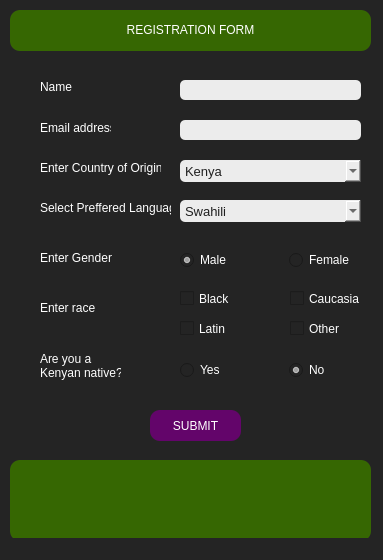
<?xml version="1.0" encoding="UTF-8"?>
<ui version="4.0">
 <class>MainWindow</class>
 <widget class="QMainWindow" name="MainWindow">
  <property name="geometry">
   <rect>
    <x>0</x>
    <y>0</y>
    <width>383</width>
    <height>560</height>
   </rect>
  </property>
  <property name="minimumSize">
   <size>
    <width>383</width>
    <height>560</height>
   </size>
  </property>
  <property name="maximumSize">
   <size>
    <width>383</width>
    <height>560</height>
   </size>
  </property>
  <property name="windowTitle">
   <string>Registration</string>
  </property>
  <property name="styleSheet">
   <string notr="true">background-color: rgb(36, 36, 36);
color: rgb(255, 255, 255);</string>
  </property>
  <widget class="QWidget" name="centralwidget">
   <widget class="QLabel" name="label">
    <property name="geometry">
     <rect>
      <x>10</x>
      <y>20</y>
      <width>361</width>
      <height>20</height>
     </rect>
    </property>
    <property name="styleSheet">
     <string notr="true">background-color: rgb(54, 103, 2);</string>
    </property>
    <property name="text">
     <string>REGISTRATION FORM</string>
    </property>
    <property name="alignment">
     <set>Qt::AlignCenter</set>
    </property>
   </widget>
   <widget class="QLabel" name="label_3">
    <property name="geometry">
     <rect>
      <x>40</x>
      <y>200</y>
      <width>131</width>
      <height>16</height>
     </rect>
    </property>
    <property name="text">
     <string>Select Preffered Language</string>
    </property>
   </widget>
   <widget class="QComboBox" name="ComboLanguage">
    <property name="geometry">
     <rect>
      <x>180</x>
      <y>200</y>
      <width>181</width>
      <height>22</height>
     </rect>
    </property>
    <property name="styleSheet">
     <string notr="true">border-radius: 5px;
background-color: rgb(236, 236, 236);
color: rgb(31, 31, 31);
font:10pt</string>
    </property>
    <item>
     <property name="text">
      <string>Swahili</string>
     </property>
    </item>
    <item>
     <property name="text">
      <string>Arabic</string>
     </property>
    </item>
    <item>
     <property name="text">
      <string>Chinese</string>
     </property>
    </item>
    <item>
     <property name="text">
      <string>English</string>
     </property>
    </item>
    <item>
     <property name="text">
      <string>French</string>
     </property>
    </item>
    <item>
     <property name="text">
      <string>Spanish</string>
     </property>
    </item>
   </widget>
   <widget class="QLabel" name="label_4">
    <property name="geometry">
     <rect>
      <x>40</x>
      <y>250</y>
      <width>91</width>
      <height>16</height>
     </rect>
    </property>
    <property name="text">
     <string>Enter Gender</string>
    </property>
   </widget>
   <widget class="QLabel" name="label_5">
    <property name="geometry">
     <rect>
      <x>40</x>
      <y>300</y>
      <width>61</width>
      <height>16</height>
     </rect>
    </property>
    <property name="text">
     <string>Enter race</string>
    </property>
   </widget>
   <widget class="QCheckBox" name="cbxBlack">
    <property name="geometry">
     <rect>
      <x>180</x>
      <y>290</y>
      <width>70</width>
      <height>17</height>
     </rect>
    </property>
    <property name="text">
     <string>Black</string>
    </property>
   </widget>
   <widget class="QCheckBox" name="cbxCaucasian">
    <property name="geometry">
     <rect>
      <x>290</x>
      <y>290</y>
      <width>70</width>
      <height>17</height>
     </rect>
    </property>
    <property name="text">
     <string>Caucasian</string>
    </property>
   </widget>
   <widget class="QCheckBox" name="cbxLatin">
    <property name="geometry">
     <rect>
      <x>180</x>
      <y>320</y>
      <width>70</width>
      <height>17</height>
     </rect>
    </property>
    <property name="text">
     <string>Latin</string>
    </property>
   </widget>
   <widget class="QCheckBox" name="cbxOther">
    <property name="geometry">
     <rect>
      <x>290</x>
      <y>320</y>
      <width>70</width>
      <height>17</height>
     </rect>
    </property>
    <property name="text">
     <string>Other</string>
    </property>
   </widget>
   <widget class="QPushButton" name="btnSubmit">
    <property name="geometry">
     <rect>
      <x>150</x>
      <y>410</y>
      <width>91</width>
      <height>31</height>
     </rect>
    </property>
    <property name="styleSheet">
     <string notr="true">border-radius: 10px;
background-color:rgb(99, 5, 106)</string>
    </property>
    <property name="text">
     <string>SUBMIT</string>
    </property>
   </widget>
   <widget class="QLabel" name="label_6">
    <property name="geometry">
     <rect>
      <x>10</x>
      <y>10</y>
      <width>361</width>
      <height>41</height>
     </rect>
    </property>
    <property name="styleSheet">
     <string notr="true">border-radius: 10px;
background-color: rgb(54, 103, 2);</string>
    </property>
    <property name="text">
     <string/>
    </property>
   </widget>
   <widget class="QLabel" name="label_2">
    <property name="geometry">
     <rect>
      <x>40</x>
      <y>160</y>
      <width>121</width>
      <height>16</height>
     </rect>
    </property>
    <property name="text">
     <string>Enter Country of Origin</string>
    </property>
   </widget>
   <widget class="QComboBox" name="comboCounty">
    <property name="geometry">
     <rect>
      <x>180</x>
      <y>160</y>
      <width>181</width>
      <height>22</height>
     </rect>
    </property>
    <property name="styleSheet">
     <string notr="true">border-radius: 5px;
background-color: rgb(236, 236, 236);
color: rgb(31, 31, 31);
font:10pt</string>
    </property>
    <item>
     <property name="text">
      <string>Kenya</string>
     </property>
    </item>
    <item>
     <property name="text">
      <string>America</string>
     </property>
    </item>
    <item>
     <property name="text">
      <string>Brazil</string>
     </property>
    </item>
    <item>
     <property name="text">
      <string>China</string>
     </property>
    </item>
    <item>
     <property name="text">
      <string>Egypt</string>
     </property>
    </item>
    <item>
     <property name="text">
      <string>France</string>
     </property>
    </item>
    <item>
     <property name="text">
      <string>Ghana</string>
     </property>
    </item>
    <item>
     <property name="text">
      <string>India</string>
     </property>
    </item>
    <item>
     <property name="text">
      <string>Japan</string>
     </property>
    </item>
    <item>
     <property name="text">
      <string>Korea</string>
     </property>
    </item>
    <item>
     <property name="text">
      <string>Malawi</string>
     </property>
    </item>
    <item>
     <property name="text">
      <string>Qatar</string>
     </property>
    </item>
    <item>
     <property name="text">
      <string>Russia</string>
     </property>
    </item>
   </widget>
   <widget class="QLabel" name="lblResultsLeft">
    <property name="geometry">
     <rect>
      <x>20</x>
      <y>470</y>
      <width>171</width>
      <height>71</height>
     </rect>
    </property>
    <property name="styleSheet">
     <string notr="true">background-color: rgb(54, 103, 2);
border-radius: 10px;
text-align:center

</string>
    </property>
    <property name="text">
     <string/>
    </property>
   </widget>
   <widget class="QLabel" name="label_7">
    <property name="geometry">
     <rect>
      <x>40</x>
      <y>120</y>
      <width>71</width>
      <height>16</height>
     </rect>
    </property>
    <property name="text">
     <string>Email address</string>
    </property>
   </widget>
   <widget class="QLabel" name="label_8">
    <property name="geometry">
     <rect>
      <x>40</x>
      <y>80</y>
      <width>47</width>
      <height>13</height>
     </rect>
    </property>
    <property name="text">
     <string>Name</string>
    </property>
   </widget>
   <widget class="QLineEdit" name="ledName">
    <property name="geometry">
     <rect>
      <x>180</x>
      <y>80</y>
      <width>181</width>
      <height>20</height>
     </rect>
    </property>
    <property name="styleSheet">
     <string notr="true">border-radius: 5px;
background-color: rgb(236, 236, 236);
color: rgb(31, 31, 31);
font:10pt</string>
    </property>
    <property name="text">
     <string/>
    </property>
   </widget>
   <widget class="QLineEdit" name="ledEmail">
    <property name="geometry">
     <rect>
      <x>180</x>
      <y>120</y>
      <width>181</width>
      <height>20</height>
     </rect>
    </property>
    <property name="styleSheet">
     <string notr="true">border-radius: 5px;
background-color: rgb(236, 236, 236);
color: rgb(31, 31, 31);
font: 75 10pt;
</string>
    </property>
    <property name="text">
     <string/>
    </property>
   </widget>
   <widget class="QLabel" name="label_9">
    <property name="geometry">
     <rect>
      <x>40</x>
      <y>350</y>
      <width>81</width>
      <height>31</height>
     </rect>
    </property>
    <property name="text">
     <string>Are you a 
Kenyan native?</string>
    </property>
   </widget>
   <widget class="QLabel" name="lblResultsRight">
    <property name="geometry">
     <rect>
      <x>190</x>
      <y>470</y>
      <width>171</width>
      <height>71</height>
     </rect>
    </property>
    <property name="styleSheet">
     <string notr="true">background-color: rgb(54, 103, 2);
border-radius: 10px;
text-align:center

</string>
    </property>
    <property name="text">
     <string/>
    </property>
   </widget>
   <widget class="QLabel" name="lblResultsLeft_2">
    <property name="geometry">
     <rect>
      <x>10</x>
      <y>460</y>
      <width>361</width>
      <height>81</height>
     </rect>
    </property>
    <property name="styleSheet">
     <string notr="true">background-color: rgb(54, 103, 2);
border-radius: 10px;
text-align:center

</string>
    </property>
    <property name="text">
     <string/>
    </property>
   </widget>
   <widget class="QWidget" name="horizontalLayoutWidget">
    <property name="geometry">
     <rect>
      <x>180</x>
      <y>360</y>
      <width>211</width>
      <height>21</height>
     </rect>
    </property>
    <layout class="QHBoxLayout" name="horizontalLayout">
     <item>
      <widget class="QRadioButton" name="rbtnNativeYes">
       <property name="text">
        <string>Yes</string>
       </property>
      </widget>
     </item>
     <item>
      <widget class="QRadioButton" name="rbtnNativeNo">
       <property name="text">
        <string>No</string>
       </property>
       <property name="checked">
        <bool>true</bool>
       </property>
      </widget>
     </item>
    </layout>
   </widget>
   <widget class="QWidget" name="horizontalLayoutWidget_2">
    <property name="geometry">
     <rect>
      <x>180</x>
      <y>250</y>
      <width>211</width>
      <height>21</height>
     </rect>
    </property>
    <layout class="QHBoxLayout" name="horizontalLayout_2">
     <item>
      <widget class="QRadioButton" name="rbtnMale">
       <property name="autoFillBackground">
        <bool>false</bool>
       </property>
       <property name="text">
        <string>Male</string>
       </property>
       <property name="checked">
        <bool>true</bool>
       </property>
      </widget>
     </item>
     <item>
      <widget class="QRadioButton" name="rbtnFemale">
       <property name="text">
        <string>Female</string>
       </property>
      </widget>
     </item>
    </layout>
   </widget>
   <zorder>lblResultsLeft_2</zorder>
   <zorder>label_6</zorder>
   <zorder>label</zorder>
   <zorder>label_3</zorder>
   <zorder>ComboLanguage</zorder>
   <zorder>label_4</zorder>
   <zorder>label_5</zorder>
   <zorder>cbxBlack</zorder>
   <zorder>cbxCaucasian</zorder>
   <zorder>cbxLatin</zorder>
   <zorder>cbxOther</zorder>
   <zorder>btnSubmit</zorder>
   <zorder>label_2</zorder>
   <zorder>comboCounty</zorder>
   <zorder>lblResultsLeft</zorder>
   <zorder>label_7</zorder>
   <zorder>label_8</zorder>
   <zorder>ledName</zorder>
   <zorder>ledEmail</zorder>
   <zorder>label_9</zorder>
   <zorder>lblResultsRight</zorder>
   <zorder>horizontalLayoutWidget</zorder>
   <zorder>horizontalLayoutWidget_2</zorder>
  </widget>
  <widget class="QStatusBar" name="statusbar"/>
  <action name="actionF">
   <property name="text">
    <string>F</string>
   </property>
  </action>
  <action name="actionF_2">
   <property name="text">
    <string>F</string>
   </property>
  </action>
  <action name="actionF_3">
   <property name="text">
    <string>F</string>
   </property>
  </action>
  <action name="actionF_4">
   <property name="text">
    <string>F</string>
   </property>
  </action>
  <action name="actionF_5">
   <property name="text">
    <string>F</string>
   </property>
  </action>
  <action name="actionF_6">
   <property name="text">
    <string>F</string>
   </property>
  </action>
  <action name="actionF_7">
   <property name="text">
    <string>F</string>
   </property>
  </action>
  <action name="actionFF">
   <property name="text">
    <string>FF</string>
   </property>
  </action>
  <action name="actionF_8">
   <property name="text">
    <string>F</string>
   </property>
  </action>
  <action name="actionF_9">
   <property name="text">
    <string>F</string>
   </property>
  </action>
  <action name="actionF_10">
   <property name="text">
    <string>F</string>
   </property>
  </action>
  <action name="actionFF_2">
   <property name="text">
    <string>FF</string>
   </property>
  </action>
  <action name="actionF_11">
   <property name="text">
    <string>F</string>
   </property>
  </action>
  <action name="actionF_12">
   <property name="text">
    <string>F</string>
   </property>
  </action>
  <action name="actionF_13">
   <property name="text">
    <string>F</string>
   </property>
  </action>
  <action name="actionF_14">
   <property name="text">
    <string>F</string>
   </property>
  </action>
  <action name="actionF_15">
   <property name="text">
    <string>F</string>
   </property>
  </action>
  <action name="actionF_16">
   <property name="text">
    <string>F</string>
   </property>
  </action>
  <action name="actionF_17">
   <property name="text">
    <string>F</string>
   </property>
  </action>
  <action name="actionF_18">
   <property name="text">
    <string>F</string>
   </property>
  </action>
  <action name="actionF_19">
   <property name="text">
    <string>F</string>
   </property>
  </action>
 </widget>
 <resources/>
 <connections>
  <connection>
   <sender>btnSubmit</sender>
   <signal>clicked()</signal>
   <receiver>ledName</receiver>
   <slot>clear()</slot>
   <hints>
    <hint type="sourcelabel">
     <x>209</x>
     <y>414</y>
    </hint>
    <hint type="destinationlabel">
     <x>218</x>
     <y>98</y>
    </hint>
   </hints>
  </connection>
  <connection>
   <sender>btnSubmit</sender>
   <signal>clicked()</signal>
   <receiver>ledEmail</receiver>
   <slot>clear()</slot>
   <hints>
    <hint type="sourcelabel">
     <x>198</x>
     <y>422</y>
    </hint>
    <hint type="destinationlabel">
     <x>236</x>
     <y>124</y>
    </hint>
   </hints>
  </connection>
 </connections>
</ui>
